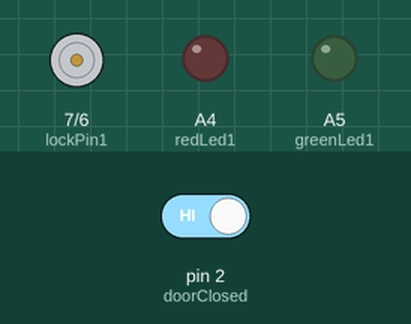
The sketch below on a simulated Arduino Uno, built with avr-gcc and run on an emulated ATmega328P. On the bench: motor-driver pin pairs drawn as motors (green arrow = first pin HIGH = forward, orange = second pin HIGH = backward, longer = more drive), output pins drawn as LEDs (lit = HIGH). The test bench sets the inputs (shaded band); at power-on: pin 2 (doorClosed) HIGH. Pins used as bus, display or sensor lines are not drawn.

Above: at 1.2 s.
1.3 s: pin 2 (doorClosed) driven LOW
At 3.3 s:
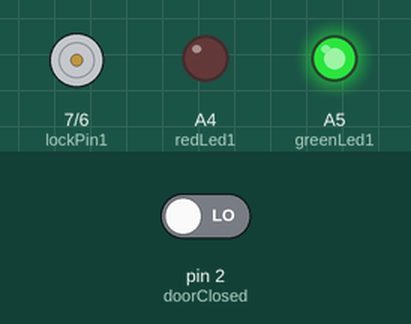
3.6 s: pin 2 (doorClosed) driven HIGH
At 6.3 s:
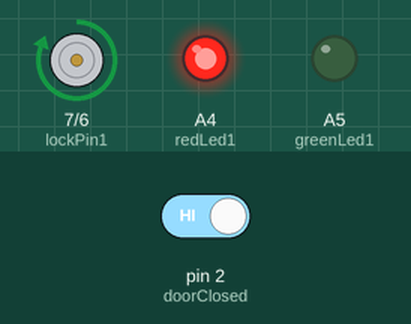
At 7.0 s:
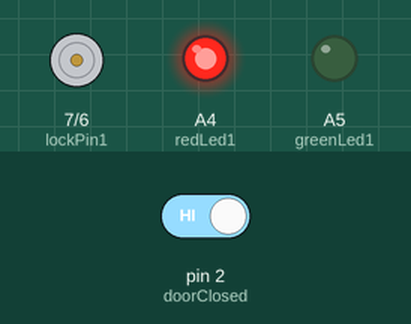
Timing chart, 0 to 8.5 s (numbered marks = the images above; inputs shaded):
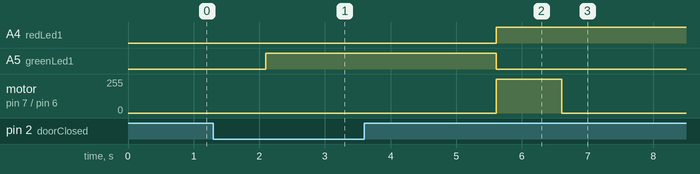

The sketch:

RFID_Lock.ino
```cpp
#include <SPI.h>
#include "MFRC522.h"

#define SS_PIN 10
#define RST_PIN 9
MFRC522 mfrc522(SS_PIN, RST_PIN);        // Create MFRC522 instance.

int isLocked = 0;
int redLed1 = A4;//Door locked, Analog pin0.
int greenLed1 = A5;//Door unlocked, Analog pin1.
int doorClosed = 2;
int lockPin1 = 7;
int lockPin2 = 6;
String card1 = "2454512237";   //Given to Sun Bay office
String card2 = "461691025450129";  //Gizmo's Phone
String card3 = "451661025450129"; //Zahrah's Phone
String card4 = "421631025450129";  //Zahrah's Purse?
String card5 = "4121661025450129";   //Gizmo's Wallet
String card6 = "2454512237";
/*Blacklisted numbers:
 2445113213 Blank white card - Lost
 */
void offLock();
void unlockDoor();
void lockDoor();
void timeoutTimer();
void setup() {
  SPI.begin();                // Initialize SPI bus
  mfrc522.PCD_Init();        // Initialize MFRC522 card
  pinMode(lockPin1, OUTPUT);
  pinMode(lockPin2, OUTPUT);
  pinMode(redLed1, OUTPUT);
  pinMode(greenLed1, OUTPUT);
  pinMode(doorClosed, INPUT);
}

void loop() {
  String idRead;
  // Prepare key - all keys are set to FFFFFFFFFFFFh at chip delivery from the factory.
  MFRC522::MIFARE_Key key;
  for (byte i = 0; i < 6; i++) {
    key.keyByte[i] = 0xFF;
  }
  // New card found && new card selected
  if ( mfrc522.PICC_IsNewCardPresent() && mfrc522.PICC_ReadCardSerial()){
    for (byte i = 0; i < mfrc522.uid.size; i++) { // Dump UID for authentication
      idRead.concat(mfrc522.uid.uidByte[i]);
    }
    if (idRead == card1 || idRead == card2 || idRead == card3 || idRead == card4 || idRead == card5 || idRead == card6){ //Authenticate
      if(isLocked == 1){
        unlockDoor();
      }
    }
  }

  checkdoorClosed();
  timeoutTimer();
}

void offLock(){
  digitalWrite(lockPin1, LOW);
  digitalWrite(lockPin2, LOW);
  delay(1000); //Give relay time to switch back to ground and settle before another operation can be made.
}

void unlockDoor(){
  digitalWrite(lockPin1, LOW);
  digitalWrite(lockPin2, HIGH);
  digitalWrite(redLed1, LOW);
  digitalWrite(greenLed1, HIGH);
  isLocked = 0;
  delay(1000); //Allow motor to engage.
  offLock();
}

void lockDoor(){
  digitalWrite(lockPin1, HIGH);
  digitalWrite(lockPin2, LOW);
  digitalWrite(redLed1, HIGH);
  digitalWrite(greenLed1, LOW);
  isLocked = 1;
  delay(1000); //Allow motor to engage.
  offLock();
}

void checkdoorClosed(){
  int safe = 1;
  static int named = 0;
  int sensorReading = digitalRead(doorClosed);
  if(sensorReading == 0){
    isLocked = 0;
    named = 0;
    digitalWrite(redLed1, LOW);
    digitalWrite(greenLed1, HIGH);
  }
  else if (sensorReading == 1 && isLocked == 0 && named == 0){  //If door is closed(guaranteed, but checked for sanity), and door wasn't locked last iteration

    unsigned long time = millis();
    while(millis()-time <= 2000){ //Test for two seconds.
      if(digitalRead(doorClosed) == 0){ //If door reads open during two seconds...
        isLocked = 0;       //door must be unlocked if open
        safe = 0;
      }
    }
    if(safe == 1){
      lockDoor();             //Lock the door.
      named = 1;
    }
  }
  else {    //Just to document if Reading == 1, isLocked == 1;

  }
}

void timeoutTimer(){
  signed static long oldTime = millis();
  if(isLocked == 1 || digitalRead(doorClosed) == 0){
    oldTime = -1; //lockout this function
    return;
  }
  if(oldTime == -1){ //Implies door is unlocked
    oldTime = millis(); //Start the clock
  }
  if(millis()-oldTime >= 10000){ //If door has been unlocked for greater than 10 seconds, but not opened...
    lockDoor();
    oldTime = -1; //lockout this function until door is closed but unlocked.
  }
}
```

Measured:
- after the input at 1.3 s, A4 (redLed1): stays LOW (without the input it goes to HIGH after 0.78 s); A5 (greenLed1): LOW → HIGH after 0.80 s; motor on pin 7 (lockPin1) / pin 6 (lockPin2): stays stopped (without the input it goes to forward 255/255 after 0.78 s)
- after the input at 3.6 s, A4 (redLed1): LOW → HIGH after 2.0 s; A5 (greenLed1): HIGH → LOW after 2.0 s; motor on pin 7 (lockPin1) / pin 6 (lockPin2): stopped → forward 255/255 after 2.0 s, → stopped 1.0 s later
